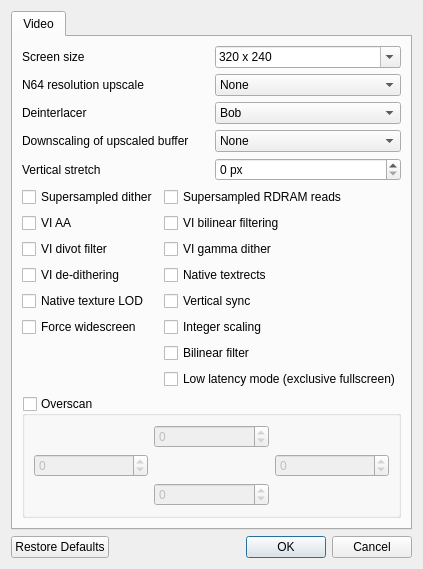
<?xml version="1.0" encoding="UTF-8"?>
<ui version="4.0">
 <class>MainDialog</class>
 <widget class="QDialog" name="MainDialog">
  <property name="geometry">
   <rect>
    <x>0</x>
    <y>0</y>
    <width>408</width>
    <height>514</height>
   </rect>
  </property>
  <property name="windowTitle">
   <string>paraLLEl-RDP</string>
  </property>
  <layout class="QVBoxLayout" name="verticalLayout_2">
   <item>
    <layout class="QHBoxLayout" name="horizontalLayout">
     <item>
      <widget class="QTabWidget" name="tabWidget">
       <widget class="QWidget" name="tab">
        <attribute name="title">
         <string>Video</string>
        </attribute>
        <layout class="QVBoxLayout" name="verticalLayout">
         <item>
          <layout class="QHBoxLayout" name="horizontalLayout_2">
           <item>
            <widget class="QLabel" name="label">
             <property name="text">
              <string>Screen size</string>
             </property>
            </widget>
           </item>
           <item>
            <widget class="QComboBox" name="screenSizeComboBox">
             <property name="editable">
              <bool>true</bool>
             </property>
             <item>
              <property name="text">
               <string>320 x 240</string>
              </property>
             </item>
             <item>
              <property name="text">
               <string>400 x 300</string>
              </property>
             </item>
             <item>
              <property name="text">
               <string>480 x 360</string>
              </property>
             </item>
             <item>
              <property name="text">
               <string>640 x 480</string>
              </property>
             </item>
             <item>
              <property name="text">
               <string>800 x 600</string>
              </property>
             </item>
             <item>
              <property name="text">
               <string>960 x 720</string>
              </property>
             </item>
             <item>
              <property name="text">
               <string>1024 x 768</string>
              </property>
             </item>
             <item>
              <property name="text">
               <string>1152 x 864</string>
              </property>
             </item>
             <item>
              <property name="text">
               <string>1280 x 960</string>
              </property>
             </item>
             <item>
              <property name="text">
               <string>1280 x 1024</string>
              </property>
             </item>
             <item>
              <property name="text">
               <string>1440 x 1080</string>
              </property>
             </item>
             <item>
              <property name="text">
               <string>1600 x 1024</string>
              </property>
             </item>
             <item>
              <property name="text">
               <string>1600 x 1200</string>
              </property>
             </item>
            </widget>
           </item>
          </layout>
         </item>
         <item>
          <layout class="QHBoxLayout" name="horizontalLayout_3">
           <item>
            <widget class="QLabel" name="label_2">
             <property name="text">
              <string>N64 resolution upscale</string>
             </property>
            </widget>
           </item>
           <item>
            <widget class="QComboBox" name="resolutionUpscaleComboBox">
             <item>
              <property name="text">
               <string>None</string>
              </property>
             </item>
             <item>
              <property name="text">
               <string>2x</string>
              </property>
             </item>
             <item>
              <property name="text">
               <string>4x</string>
              </property>
             </item>
             <item>
              <property name="text">
               <string>8x (hi-end GPUs only)</string>
              </property>
             </item>
            </widget>
           </item>
          </layout>
         </item>
         <item>
          <layout class="QHBoxLayout" name="horizontalLayout_4">
           <item>
            <widget class="QLabel" name="label_3">
             <property name="text">
              <string>Deinterlacer</string>
             </property>
            </widget>
           </item>
           <item>
            <widget class="QComboBox" name="deinterlacerComboBox">
             <item>
              <property name="text">
               <string>Bob</string>
              </property>
             </item>
             <item>
              <property name="text">
               <string>Weave</string>
              </property>
             </item>
            </widget>
           </item>
          </layout>
         </item>
         <item>
          <layout class="QHBoxLayout" name="horizontalLayout_5">
           <item>
            <widget class="QLabel" name="label_4">
             <property name="text">
              <string>Downscaling of upscaled buffer</string>
             </property>
            </widget>
           </item>
           <item>
            <widget class="QComboBox" name="downscalerComboBox">
             <item>
              <property name="text">
               <string>None</string>
              </property>
             </item>
             <item>
              <property name="text">
               <string>1/2</string>
              </property>
             </item>
             <item>
              <property name="text">
               <string>1/4</string>
              </property>
             </item>
             <item>
              <property name="text">
               <string>1/8</string>
              </property>
             </item>
            </widget>
           </item>
          </layout>
         </item>
         <item>
          <layout class="QHBoxLayout" name="horizontalLayout_9">
           <property name="bottomMargin">
            <number>0</number>
           </property>
           <item>
            <widget class="QLabel" name="label_6">
             <property name="text">
              <string>Vertical stretch</string>
             </property>
            </widget>
           </item>
           <item>
            <widget class="QSpinBox" name="verticalStretchSpinBox">
             <property name="suffix">
              <string> px</string>
             </property>
            </widget>
           </item>
          </layout>
         </item>
         <item>
          <layout class="QHBoxLayout" name="horizontalLayout_6">
           <item>
            <layout class="QVBoxLayout" name="verticalLayout_3">
             <item>
              <widget class="QCheckBox" name="superSampledDitherCheckBox">
               <property name="text">
                <string>Supersampled dither</string>
               </property>
              </widget>
             </item>
             <item>
              <widget class="QCheckBox" name="viAaCheckBox">
               <property name="text">
                <string>VI AA</string>
               </property>
              </widget>
             </item>
             <item>
              <widget class="QCheckBox" name="viDivotFilterCheckBox">
               <property name="text">
                <string>VI divot filter</string>
               </property>
              </widget>
             </item>
             <item>
              <widget class="QCheckBox" name="viDeDitheringCheckBox">
               <property name="text">
                <string>VI de-dithering</string>
               </property>
              </widget>
             </item>
             <item>
              <widget class="QCheckBox" name="nativeTextureLodCheckBox">
               <property name="text">
                <string>Native texture LOD</string>
               </property>
              </widget>
             </item>
             <item>
              <widget class="QCheckBox" name="forceWidescreenCheckBox">
               <property name="text">
                <string>Force widescreen</string>
               </property>
              </widget>
             </item>
             <item>
              <spacer name="verticalSpacer_3">
               <property name="orientation">
                <enum>Qt::Orientation::Vertical</enum>
               </property>
               <property name="sizeHint" stdset="0">
                <size>
                 <width>20</width>
                 <height>40</height>
                </size>
               </property>
              </spacer>
             </item>
            </layout>
           </item>
           <item>
            <layout class="QVBoxLayout" name="verticalLayout_4">
             <item>
              <widget class="QCheckBox" name="supersampledRdramReadsCheckBox">
               <property name="text">
                <string>Supersampled RDRAM reads</string>
               </property>
              </widget>
             </item>
             <item>
              <widget class="QCheckBox" name="viBilinearFilteringCheckBox">
               <property name="text">
                <string>VI bilinear filtering</string>
               </property>
              </widget>
             </item>
             <item>
              <widget class="QCheckBox" name="viGammaDitherCheckBox">
               <property name="text">
                <string>VI gamma dither</string>
               </property>
              </widget>
             </item>
             <item>
              <widget class="QCheckBox" name="nativeTextRectsCheckBox">
               <property name="text">
                <string>Native textrects</string>
               </property>
              </widget>
             </item>
             <item>
              <widget class="QCheckBox" name="verticalSyncCheckBox">
               <property name="text">
                <string>Vertical sync</string>
               </property>
              </widget>
             </item>
             <item>
              <widget class="QCheckBox" name="integerScalingCheckBox">
               <property name="text">
                <string>Integer scaling</string>
               </property>
              </widget>
             </item>
             <item>
              <widget class="QCheckBox" name="bilinearFilterCheckBox">
               <property name="text">
                <string>Bilinear filter</string>
               </property>
              </widget>
             </item>
             <item>
              <widget class="QCheckBox" name="lowLatencyCheckBox">
               <property name="toolTip">
                <string>Reduces input lag by ~1 frame using exclusive fullscreen and a 2-image swapchain. NVIDIA/AMD only (not Intel). On Windows also set GRANITE_EXCLUSIVE_FULL_SCREEN=1 environment variable before launching the emulator.</string>
               </property>
               <property name="text">
                <string>Low latency mode (exclusive fullscreen)</string>
               </property>
              </widget>
             </item>
             <item>
              <spacer name="verticalSpacer_2">
               <property name="orientation">
                <enum>Qt::Orientation::Vertical</enum>
               </property>
               <property name="sizeHint" stdset="0">
                <size>
                 <width>20</width>
                 <height>40</height>
                </size>
               </property>
              </spacer>
             </item>
            </layout>
           </item>
          </layout>
         </item>
         <item>
          <widget class="QGroupBox" name="overscanGroupBox">
           <property name="title">
            <string>Overscan</string>
           </property>
           <property name="checkable">
            <bool>true</bool>
           </property>
           <property name="checked">
            <bool>false</bool>
           </property>
           <layout class="QGridLayout" name="gridLayout">
            <item row="0" column="1">
             <widget class="QSpinBox" name="overscanTopSpinBox">
              <property name="minimum">
               <number>-99</number>
              </property>
             </widget>
            </item>
            <item row="1" column="0">
             <widget class="QSpinBox" name="overscanLeftSpinBox">
              <property name="minimum">
               <number>-99</number>
              </property>
             </widget>
            </item>
            <item row="1" column="2">
             <widget class="QSpinBox" name="overscanRightSpinBox">
              <property name="minimum">
               <number>-99</number>
              </property>
             </widget>
            </item>
            <item row="2" column="1">
             <widget class="QSpinBox" name="overscanBottomSpinBox">
              <property name="minimum">
               <number>-99</number>
              </property>
             </widget>
            </item>
           </layout>
           <zorder>overscanBottomSpinBox</zorder>
           <zorder>overscanRightSpinBox</zorder>
           <zorder>overscanLeftSpinBox</zorder>
           <zorder>overscanTopSpinBox</zorder>
          </widget>
         </item>
         <item>
          <spacer name="verticalSpacer">
           <property name="orientation">
            <enum>Qt::Orientation::Vertical</enum>
           </property>
           <property name="sizeHint" stdset="0">
            <size>
             <width>20</width>
             <height>40</height>
            </size>
           </property>
          </spacer>
         </item>
        </layout>
       </widget>
      </widget>
     </item>
    </layout>
   </item>
   <item>
    <widget class="QDialogButtonBox" name="buttonBox">
     <property name="orientation">
      <enum>Qt::Orientation::Horizontal</enum>
     </property>
     <property name="standardButtons">
      <set>QDialogButtonBox::StandardButton::Cancel|QDialogButtonBox::StandardButton::Ok|QDialogButtonBox::StandardButton::RestoreDefaults</set>
     </property>
    </widget>
   </item>
  </layout>
 </widget>
 <resources/>
 <connections>
  <connection>
   <sender>buttonBox</sender>
   <signal>accepted()</signal>
   <receiver>MainDialog</receiver>
   <slot>accept()</slot>
   <hints>
    <hint type="sourcelabel">
     <x>248</x>
     <y>254</y>
    </hint>
    <hint type="destinationlabel">
     <x>157</x>
     <y>274</y>
    </hint>
   </hints>
  </connection>
  <connection>
   <sender>buttonBox</sender>
   <signal>rejected()</signal>
   <receiver>MainDialog</receiver>
   <slot>reject()</slot>
   <hints>
    <hint type="sourcelabel">
     <x>316</x>
     <y>260</y>
    </hint>
    <hint type="destinationlabel">
     <x>286</x>
     <y>274</y>
    </hint>
   </hints>
  </connection>
 </connections>
</ui>
